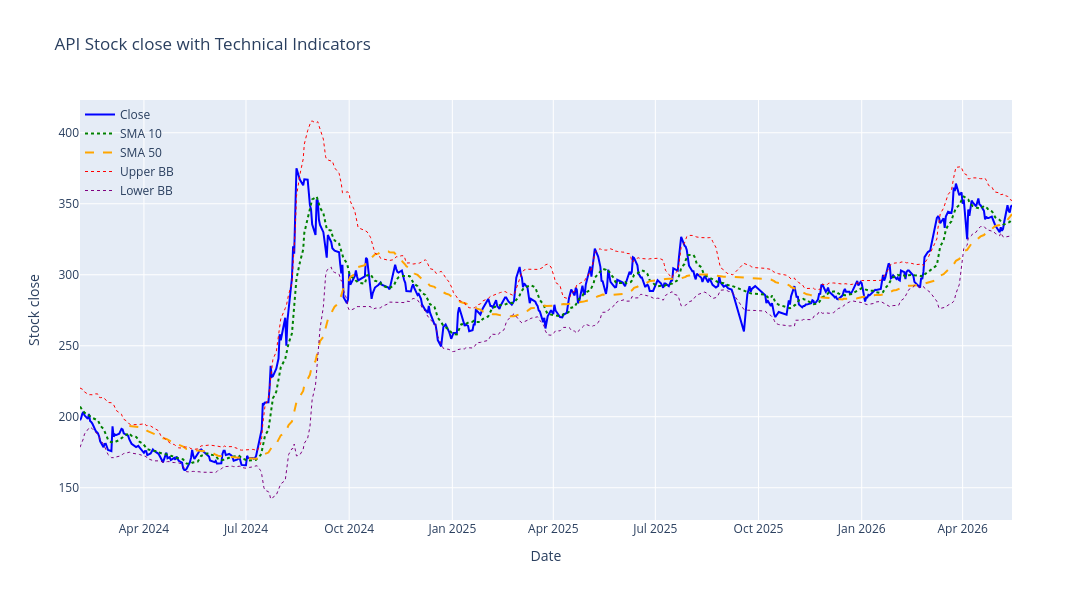

The cell this chart's notebook holds for it:
### Markdown cell above
### Plot technical Analysis

### Code cell
df_filtered = df.copy()

if(timeframe!="1D"):
    df_filtered = df_filtered.between_time("11:00", "15:00")


# Create the figure
fig = go.Figure()

# Add 'Close' close line
fig.add_trace(
    go.Scatter(
        x=df_filtered.index,
        y=df_filtered["close"],
        mode="lines",
        name="Close",
        line=dict(color="blue", width=2),
    )
)

# Add 'SMA 10' line
fig.add_trace(
    go.Scatter(
        x=df_filtered.index,
        y=df_filtered["SMA_10"],
        mode="lines",
        name="SMA 10",
        line=dict(color="green", width=2, dash="dot"),
    )
)

# Add 'SMA 50' line
fig.add_trace(
    go.Scatter(
        x=df_filtered.index,
        y=df_filtered["SMA_50"],
        mode="lines",
        name="SMA 50",
        line=dict(color="orange", width=2, dash="dash"),
    )
)

# Add 'Upper BB' line
fig.add_trace(
    go.Scatter(
        x=df_filtered.index,
        y=df_filtered["Upper_BB"],
        mode="lines",
        name="Upper BB",
        line=dict(color="red", width=1, dash="dot"),
    )
)

# Add 'Lower BB' line
fig.add_trace(
    go.Scatter(
        x=df_filtered.index,
        y=df_filtered["Lower_BB"],
        mode="lines",
        name="Lower BB",
        line=dict(color="purple", width=1, dash="dot"),
    )
)

# Update layout for a larger figure size and title
fig.update_layout(
    title=f"{stock_name} Stock close with Technical Indicators",
    xaxis_title="Date",
    yaxis_title="Stock close",
    legend=dict(
        x=0, y=1, bgcolor="rgba(255,255,255,0)", bordercolor="rgba(255,255,255,0)"
    ),
    autosize=False,
    width=1200,
    height=600,
)


if(timeframe != "1D"):
    fig.update_xaxes(
        rangebreaks=[
            dict(bounds=["sat", "sat"]),  # remove weekends
            dict(bounds=[15, 11], pattern="hour"),  # keep only 11–15
        ]
    )


# Show the plot
fig.show()

### Figure 1 — Plotly figure (JSON) as saved in the notebook; plotly's stock layout.template omitted (floating-point values rounded to 4 significant figures; data arrays with more than 128 entries replaced by an {"elided": "..."} marker saying what was removed)
{"data": [{"line": {"color": "blue", "width": 2}, "mode": "lines", "name": "Close", "type": "scatter", "x": {"elided": "518 str values"}, "y": {"elided": "518 float values"}}, {"line": {"color": "green", "dash": "dot", "width": 2}, "mode": "lines", "name": "SMA 10", "type": "scatter", "x": {"elided": "518 str values"}, "y": {"elided": "518 float values"}}, {"line": {"color": "orange", "dash": "dash", "width": 2}, "mode": "lines", "name": "SMA 50", "type": "scatter", "x": {"elided": "518 str values"}, "y": {"elided": "518 float values"}}, {"line": {"color": "red", "dash": "dot", "width": 1}, "mode": "lines", "name": "Upper BB", "type": "scatter", "x": {"elided": "518 str values"}, "y": {"elided": "518 float values"}}, {"line": {"color": "purple", "dash": "dot", "width": 1}, "mode": "lines", "name": "Lower BB", "type": "scatter", "x": {"elided": "518 str values"}, "y": {"elided": "518 float values"}}], "layout": {"autosize": false, "height": 600, "legend": {"bgcolor": "rgba(255,255,255,0)", "bordercolor": "rgba(255,255,255,0)", "x": 0, "y": 1}, "title": {"text": "API Stock close with Technical Indicators"}, "width": 1200, "xaxis": {"title": {"text": "Date"}}, "yaxis": {"title": {"text": "Stock close"}}}}
